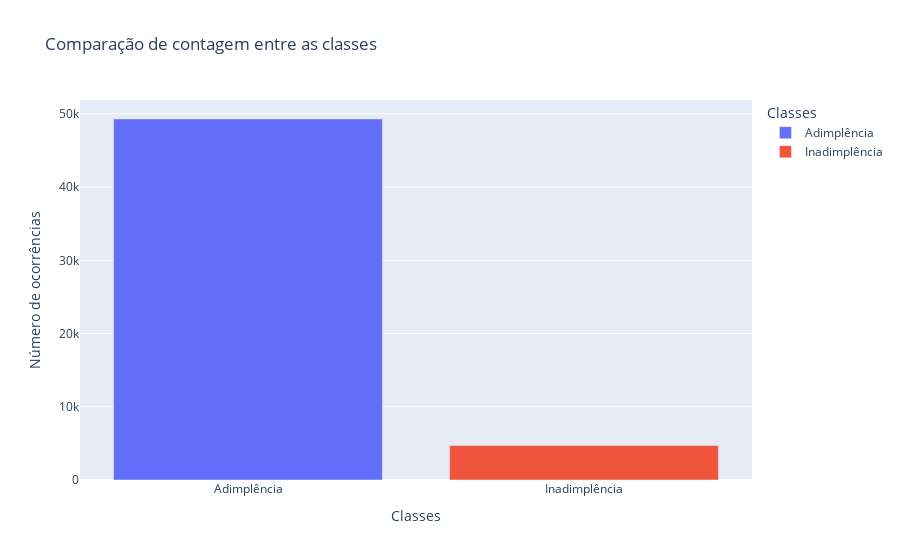

The notebook cell this image was saved under:
### Code cell
import plotly.express as px

# Count occurrences of 0 and 1
counts = df_clientes['inadimplente'].value_counts()

# Create a new DataFrame for plotting
plot_data = pd.DataFrame({'Inadimplente': counts.index, 'Count': counts.values})
plot_data.replace({0:"Adimplência", 1: "Inadimplência"}, inplace=True)

fig = px.bar(plot_data, x='Inadimplente', y='Count', 
             color='Inadimplente',
             title='Comparação de contagem entre as classes',
             labels={'Inadimplente': 'Classes', 'Count': 'Número de ocorrências'})

fig.show()

### Figure 1 — Plotly figure (JSON) as saved in the notebook; plotly's stock layout.template omitted (floating-point values rounded to 4 significant figures)
{"data": [{"alignmentgroup": "True", "hovertemplate": "Classes=%{x}<br>Número de ocorrências=%{y}<extra></extra>", "legendgroup": "Adimplência", "marker": {"color": "#636efa", "pattern": {"shape": ""}}, "name": "Adimplência", "offsetgroup": "Adimplência", "orientation": "v", "showlegend": true, "textposition": "auto", "type": "bar", "x": ["Adimplência"], "xaxis": "x", "y": [49309], "yaxis": "y"}, {"alignmentgroup": "True", "hovertemplate": "Classes=%{x}<br>Número de ocorrências=%{y}<extra></extra>", "legendgroup": "Inadimplência", "marker": {"color": "#EF553B", "pattern": {"shape": ""}}, "name": "Inadimplência", "offsetgroup": "Inadimplência", "orientation": "v", "showlegend": true, "textposition": "auto", "type": "bar", "x": ["Inadimplência"], "xaxis": "x", "y": [4716], "yaxis": "y"}], "layout": {"barmode": "relative", "legend": {"title": {"text": "Classes"}, "tracegroupgap": 0}, "title": {"text": "Comparação de contagem entre as classes"}, "xaxis": {"anchor": "y", "categoryarray": ["Adimplência", "Inadimplência"], "categoryorder": "array", "domain": [0, 1], "title": {"text": "Classes"}}, "yaxis": {"anchor": "x", "domain": [0, 1], "title": {"text": "Número de ocorrências"}}}}
